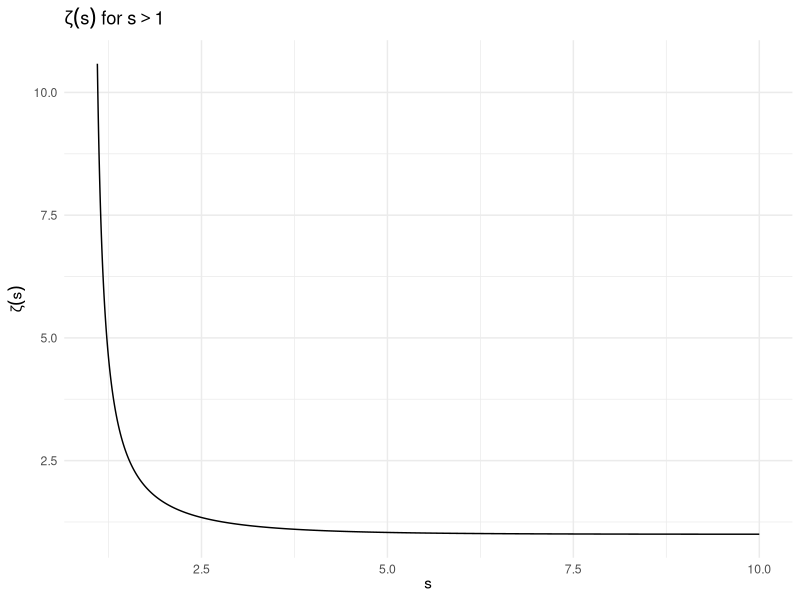
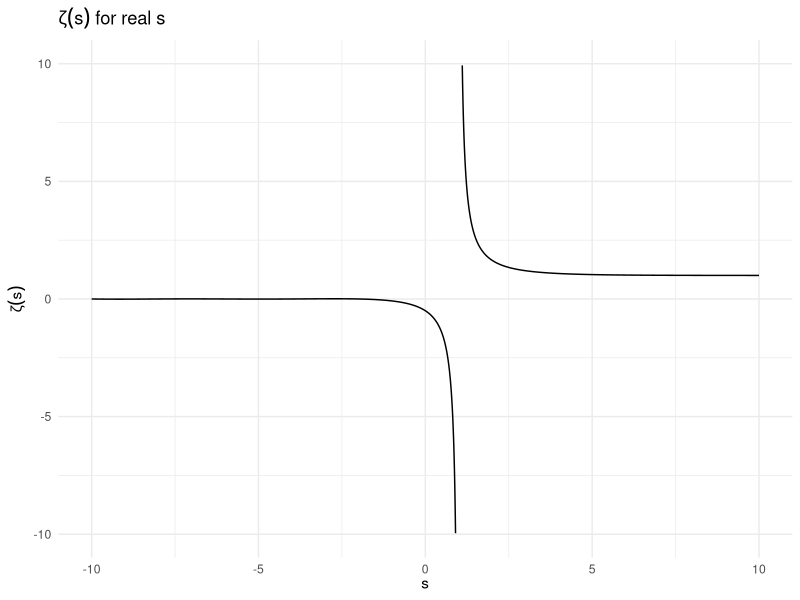
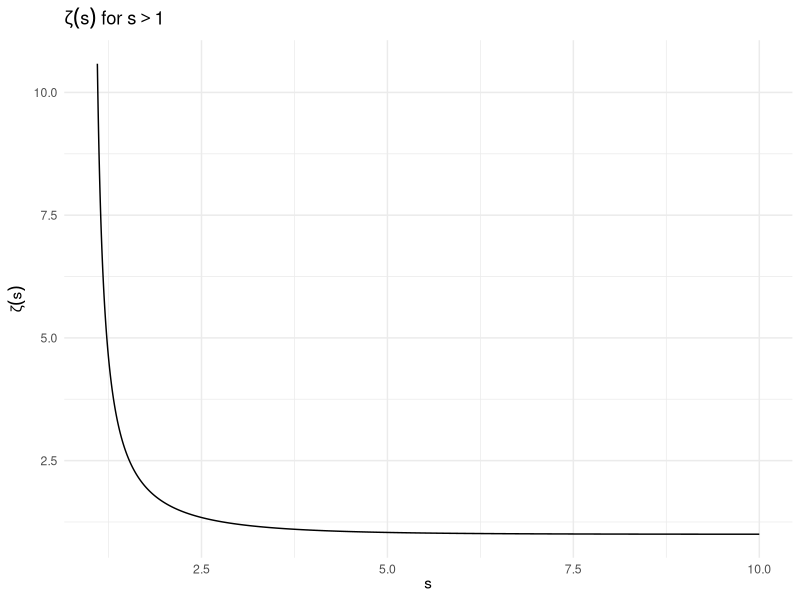
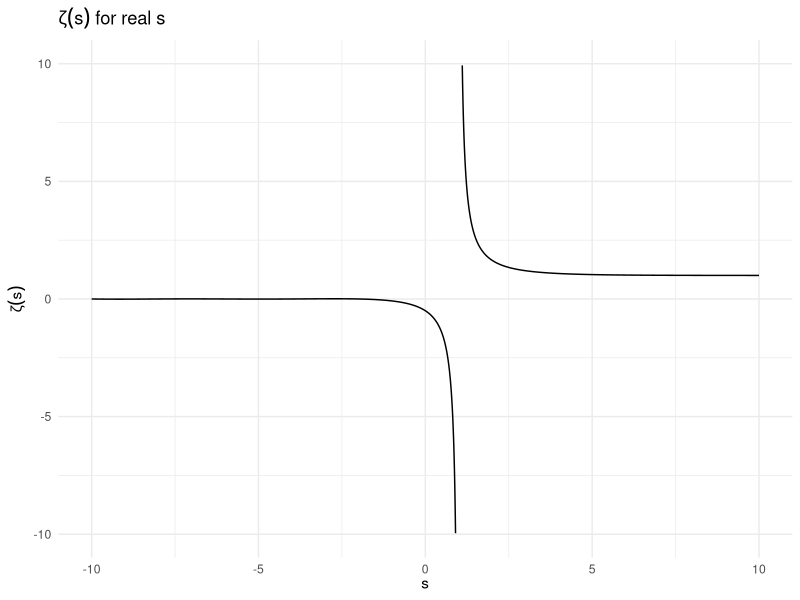

Reproduce these figures in R, in order.
library(ggplot2)
library(VGAM)
ss <- seq(1.1, 10, 0.001)
zetas <- zeta(ss)
d <- data.frame(s=ss, zeta=zetas)
ggplot(d, aes(x=s, y=zeta)) + geom_line() + theme_minimal() + xlab(expression(s)) + ylab(expression(zeta(s))) + ggtitle(expression(zeta(s) ~ "for" ~ s > 1))
ggsave("zetagreater1.pdf", path="/home/luke/tlk/millenniumprizes/", width=8, height=8, units="in", device="pdf")
ss <- seq(-10, 10, 0.001)
zetas <- zeta(ss)
d <- data.frame(s=ss, zeta=zetas)
ggplot(d, aes(x=s, y=zeta)) + geom_line() + theme_minimal() + xlab(expression(s)) + ylab(expression(zeta(s))) + ggtitle(expression(zeta(s) ~ "for real" ~ s)) + ylim(-10, 10)
ggsave("zetareal.pdf", path="/home/luke/tlk/millenniumprizes/", width=8, height=8, units="in", device="pdf")
# ss <- complex(real=seq(1.1, 10, 0.001), imaginary = 2)
# zetas <- zeta(ss)
# d <- data.frame(s=Mod(ss), zeta=zetas, modulus=Mod(zetas))
# ggplot(d, aes(x=s, y=modulus)) + geom_line() + theme_minimal() + xlab(expression(s)) + ylab(expression(zeta(s))) + ggtitle(expression(zeta(s) ~ "for real" ~ s)) + ylim(-10, 10)
# ggsave("zetacomplexpoint1.pdf", path="/home/luke/tlk/millenniumprizes/", width=8, height=8, units="in", device="pdf")
